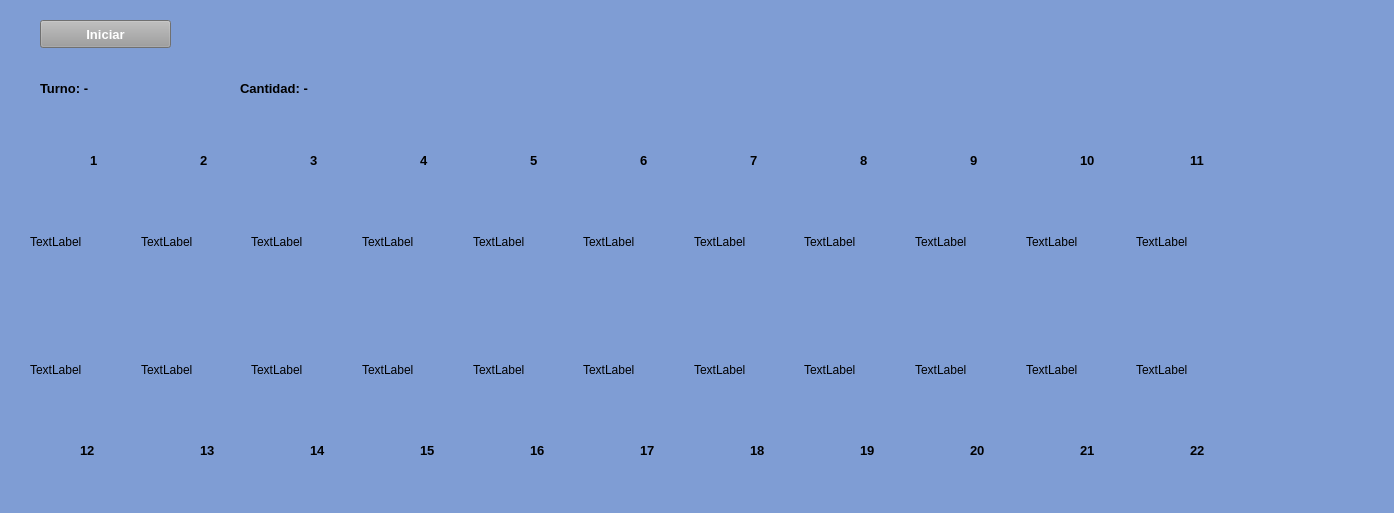
<?xml version="1.0" encoding="UTF-8"?>
<ui version="4.0">
 <class>MainWindow</class>
 <widget class="QMainWindow" name="MainWindow">
  <property name="geometry">
   <rect>
    <x>0</x>
    <y>0</y>
    <width>1394</width>
    <height>513</height>
   </rect>
  </property>
  <property name="windowTitle">
   <string>MainWindow</string>
  </property>
  <property name="styleSheet">
   <string notr="true">background-color: rgb(127, 157, 212);</string>
  </property>
  <widget class="QWidget" name="centralwidget">
   <widget class="QLabel" name="label">
    <property name="geometry">
     <rect>
      <x>40</x>
      <y>80</y>
      <width>251</width>
      <height>16</height>
     </rect>
    </property>
    <property name="font">
     <font>
      <pointsize>10</pointsize>
      <weight>75</weight>
      <bold>true</bold>
     </font>
    </property>
    <property name="text">
     <string>Turno: -</string>
    </property>
   </widget>
   <widget class="QPushButton" name="pushButton">
    <property name="geometry">
     <rect>
      <x>40</x>
      <y>20</y>
      <width>131</width>
      <height>28</height>
     </rect>
    </property>
    <property name="font">
     <font>
      <family>Nirmala UI</family>
      <pointsize>10</pointsize>
      <weight>75</weight>
      <bold>true</bold>
     </font>
    </property>
    <property name="styleSheet">
     <string notr="true">color: rgb(255, 255, 255);
background-color: rgb(157, 157, 157);</string>
    </property>
    <property name="text">
     <string>Iniciar</string>
    </property>
   </widget>
   <widget class="QWidget" name="gridLayoutWidget_2">
    <property name="geometry">
     <rect>
      <x>30</x>
      <y>180</y>
      <width>1211</width>
      <height>251</height>
     </rect>
    </property>
    <layout class="QGridLayout" name="buffer">
     <item row="0" column="7">
      <widget class="QLabel" name="label_9">
       <property name="text">
        <string>TextLabel</string>
       </property>
      </widget>
     </item>
     <item row="0" column="0">
      <widget class="QLabel" name="label_2">
       <property name="text">
        <string>TextLabel</string>
       </property>
      </widget>
     </item>
     <item row="0" column="4">
      <widget class="QLabel" name="label_6">
       <property name="text">
        <string>TextLabel</string>
       </property>
      </widget>
     </item>
     <item row="0" column="8">
      <widget class="QLabel" name="label_10">
       <property name="text">
        <string>TextLabel</string>
       </property>
      </widget>
     </item>
     <item row="0" column="10">
      <widget class="QLabel" name="label_12">
       <property name="text">
        <string>TextLabel</string>
       </property>
      </widget>
     </item>
     <item row="0" column="9">
      <widget class="QLabel" name="label_11">
       <property name="text">
        <string>TextLabel</string>
       </property>
      </widget>
     </item>
     <item row="0" column="1">
      <widget class="QLabel" name="label_3">
       <property name="text">
        <string>TextLabel</string>
       </property>
      </widget>
     </item>
     <item row="0" column="6">
      <widget class="QLabel" name="label_8">
       <property name="text">
        <string>TextLabel</string>
       </property>
      </widget>
     </item>
     <item row="0" column="5">
      <widget class="QLabel" name="label_7">
       <property name="text">
        <string>TextLabel</string>
       </property>
      </widget>
     </item>
     <item row="0" column="2">
      <widget class="QLabel" name="label_4">
       <property name="text">
        <string>TextLabel</string>
       </property>
      </widget>
     </item>
     <item row="0" column="3">
      <widget class="QLabel" name="label_5">
       <property name="text">
        <string>TextLabel</string>
       </property>
      </widget>
     </item>
     <item row="1" column="0">
      <widget class="QLabel" name="label_13">
       <property name="text">
        <string>TextLabel</string>
       </property>
      </widget>
     </item>
     <item row="1" column="1">
      <widget class="QLabel" name="label_14">
       <property name="text">
        <string>TextLabel</string>
       </property>
      </widget>
     </item>
     <item row="1" column="2">
      <widget class="QLabel" name="label_15">
       <property name="text">
        <string>TextLabel</string>
       </property>
      </widget>
     </item>
     <item row="1" column="3">
      <widget class="QLabel" name="label_16">
       <property name="text">
        <string>TextLabel</string>
       </property>
      </widget>
     </item>
     <item row="1" column="4">
      <widget class="QLabel" name="label_17">
       <property name="text">
        <string>TextLabel</string>
       </property>
      </widget>
     </item>
     <item row="1" column="5">
      <widget class="QLabel" name="label_18">
       <property name="text">
        <string>TextLabel</string>
       </property>
      </widget>
     </item>
     <item row="1" column="6">
      <widget class="QLabel" name="label_19">
       <property name="text">
        <string>TextLabel</string>
       </property>
      </widget>
     </item>
     <item row="1" column="7">
      <widget class="QLabel" name="label_20">
       <property name="text">
        <string>TextLabel</string>
       </property>
      </widget>
     </item>
     <item row="1" column="8">
      <widget class="QLabel" name="label_21">
       <property name="text">
        <string>TextLabel</string>
       </property>
      </widget>
     </item>
     <item row="1" column="9">
      <widget class="QLabel" name="label_22">
       <property name="text">
        <string>TextLabel</string>
       </property>
      </widget>
     </item>
     <item row="1" column="10">
      <widget class="QLabel" name="label_23">
       <property name="text">
        <string>TextLabel</string>
       </property>
      </widget>
     </item>
    </layout>
   </widget>
   <widget class="QLabel" name="label_24">
    <property name="geometry">
     <rect>
      <x>240</x>
      <y>80</y>
      <width>251</width>
      <height>16</height>
     </rect>
    </property>
    <property name="font">
     <font>
      <pointsize>10</pointsize>
      <weight>75</weight>
      <bold>true</bold>
     </font>
    </property>
    <property name="text">
     <string>Cantidad: -</string>
    </property>
   </widget>
   <widget class="QLabel" name="label_25">
    <property name="geometry">
     <rect>
      <x>80</x>
      <y>440</y>
      <width>31</width>
      <height>21</height>
     </rect>
    </property>
    <property name="font">
     <font>
      <pointsize>10</pointsize>
      <weight>75</weight>
      <bold>true</bold>
     </font>
    </property>
    <property name="text">
     <string>12</string>
    </property>
   </widget>
   <widget class="QLabel" name="label_26">
    <property name="geometry">
     <rect>
      <x>200</x>
      <y>440</y>
      <width>31</width>
      <height>21</height>
     </rect>
    </property>
    <property name="font">
     <font>
      <pointsize>10</pointsize>
      <weight>75</weight>
      <bold>true</bold>
     </font>
    </property>
    <property name="text">
     <string>13</string>
    </property>
   </widget>
   <widget class="QLabel" name="label_27">
    <property name="geometry">
     <rect>
      <x>310</x>
      <y>440</y>
      <width>31</width>
      <height>21</height>
     </rect>
    </property>
    <property name="font">
     <font>
      <pointsize>10</pointsize>
      <weight>75</weight>
      <bold>true</bold>
     </font>
    </property>
    <property name="text">
     <string>14</string>
    </property>
   </widget>
   <widget class="QLabel" name="label_28">
    <property name="geometry">
     <rect>
      <x>420</x>
      <y>440</y>
      <width>31</width>
      <height>21</height>
     </rect>
    </property>
    <property name="font">
     <font>
      <pointsize>10</pointsize>
      <weight>75</weight>
      <bold>true</bold>
     </font>
    </property>
    <property name="text">
     <string>15</string>
    </property>
   </widget>
   <widget class="QLabel" name="label_29">
    <property name="geometry">
     <rect>
      <x>530</x>
      <y>440</y>
      <width>31</width>
      <height>21</height>
     </rect>
    </property>
    <property name="font">
     <font>
      <pointsize>10</pointsize>
      <weight>75</weight>
      <bold>true</bold>
     </font>
    </property>
    <property name="text">
     <string>16</string>
    </property>
   </widget>
   <widget class="QLabel" name="label_30">
    <property name="geometry">
     <rect>
      <x>640</x>
      <y>440</y>
      <width>31</width>
      <height>21</height>
     </rect>
    </property>
    <property name="font">
     <font>
      <pointsize>10</pointsize>
      <weight>75</weight>
      <bold>true</bold>
     </font>
    </property>
    <property name="text">
     <string>17</string>
    </property>
   </widget>
   <widget class="QLabel" name="label_31">
    <property name="geometry">
     <rect>
      <x>750</x>
      <y>440</y>
      <width>31</width>
      <height>21</height>
     </rect>
    </property>
    <property name="font">
     <font>
      <pointsize>10</pointsize>
      <weight>75</weight>
      <bold>true</bold>
     </font>
    </property>
    <property name="text">
     <string>18</string>
    </property>
   </widget>
   <widget class="QLabel" name="label_32">
    <property name="geometry">
     <rect>
      <x>860</x>
      <y>440</y>
      <width>31</width>
      <height>21</height>
     </rect>
    </property>
    <property name="font">
     <font>
      <pointsize>10</pointsize>
      <weight>75</weight>
      <bold>true</bold>
     </font>
    </property>
    <property name="text">
     <string>19</string>
    </property>
   </widget>
   <widget class="QLabel" name="label_33">
    <property name="geometry">
     <rect>
      <x>970</x>
      <y>440</y>
      <width>31</width>
      <height>21</height>
     </rect>
    </property>
    <property name="font">
     <font>
      <pointsize>10</pointsize>
      <weight>75</weight>
      <bold>true</bold>
     </font>
    </property>
    <property name="text">
     <string>20</string>
    </property>
   </widget>
   <widget class="QLabel" name="label_34">
    <property name="geometry">
     <rect>
      <x>1080</x>
      <y>440</y>
      <width>31</width>
      <height>21</height>
     </rect>
    </property>
    <property name="font">
     <font>
      <pointsize>10</pointsize>
      <weight>75</weight>
      <bold>true</bold>
     </font>
    </property>
    <property name="text">
     <string>21</string>
    </property>
   </widget>
   <widget class="QLabel" name="label_35">
    <property name="geometry">
     <rect>
      <x>1190</x>
      <y>440</y>
      <width>31</width>
      <height>21</height>
     </rect>
    </property>
    <property name="font">
     <font>
      <pointsize>10</pointsize>
      <weight>75</weight>
      <bold>true</bold>
     </font>
    </property>
    <property name="text">
     <string>22</string>
    </property>
   </widget>
   <widget class="QLabel" name="label_36">
    <property name="geometry">
     <rect>
      <x>90</x>
      <y>150</y>
      <width>31</width>
      <height>21</height>
     </rect>
    </property>
    <property name="font">
     <font>
      <pointsize>10</pointsize>
      <weight>75</weight>
      <bold>true</bold>
     </font>
    </property>
    <property name="text">
     <string>1</string>
    </property>
   </widget>
   <widget class="QLabel" name="label_37">
    <property name="geometry">
     <rect>
      <x>200</x>
      <y>150</y>
      <width>31</width>
      <height>21</height>
     </rect>
    </property>
    <property name="font">
     <font>
      <pointsize>10</pointsize>
      <weight>75</weight>
      <bold>true</bold>
     </font>
    </property>
    <property name="text">
     <string>2</string>
    </property>
   </widget>
   <widget class="QLabel" name="label_38">
    <property name="geometry">
     <rect>
      <x>420</x>
      <y>150</y>
      <width>31</width>
      <height>21</height>
     </rect>
    </property>
    <property name="font">
     <font>
      <pointsize>10</pointsize>
      <weight>75</weight>
      <bold>true</bold>
     </font>
    </property>
    <property name="text">
     <string>4</string>
    </property>
   </widget>
   <widget class="QLabel" name="label_39">
    <property name="geometry">
     <rect>
      <x>310</x>
      <y>150</y>
      <width>31</width>
      <height>21</height>
     </rect>
    </property>
    <property name="font">
     <font>
      <pointsize>10</pointsize>
      <weight>75</weight>
      <bold>true</bold>
     </font>
    </property>
    <property name="text">
     <string>3</string>
    </property>
   </widget>
   <widget class="QLabel" name="label_40">
    <property name="geometry">
     <rect>
      <x>530</x>
      <y>150</y>
      <width>31</width>
      <height>21</height>
     </rect>
    </property>
    <property name="font">
     <font>
      <pointsize>10</pointsize>
      <weight>75</weight>
      <bold>true</bold>
     </font>
    </property>
    <property name="text">
     <string>5</string>
    </property>
   </widget>
   <widget class="QLabel" name="label_41">
    <property name="geometry">
     <rect>
      <x>640</x>
      <y>150</y>
      <width>31</width>
      <height>21</height>
     </rect>
    </property>
    <property name="font">
     <font>
      <pointsize>10</pointsize>
      <weight>75</weight>
      <bold>true</bold>
     </font>
    </property>
    <property name="text">
     <string>6</string>
    </property>
   </widget>
   <widget class="QLabel" name="label_42">
    <property name="geometry">
     <rect>
      <x>750</x>
      <y>150</y>
      <width>31</width>
      <height>21</height>
     </rect>
    </property>
    <property name="font">
     <font>
      <pointsize>10</pointsize>
      <weight>75</weight>
      <bold>true</bold>
     </font>
    </property>
    <property name="text">
     <string>7</string>
    </property>
   </widget>
   <widget class="QLabel" name="label_43">
    <property name="geometry">
     <rect>
      <x>860</x>
      <y>150</y>
      <width>31</width>
      <height>21</height>
     </rect>
    </property>
    <property name="font">
     <font>
      <pointsize>10</pointsize>
      <weight>75</weight>
      <bold>true</bold>
     </font>
    </property>
    <property name="text">
     <string>8</string>
    </property>
   </widget>
   <widget class="QLabel" name="label_44">
    <property name="geometry">
     <rect>
      <x>970</x>
      <y>150</y>
      <width>31</width>
      <height>21</height>
     </rect>
    </property>
    <property name="font">
     <font>
      <pointsize>10</pointsize>
      <weight>75</weight>
      <bold>true</bold>
     </font>
    </property>
    <property name="text">
     <string>9</string>
    </property>
   </widget>
   <widget class="QLabel" name="label_45">
    <property name="geometry">
     <rect>
      <x>1080</x>
      <y>150</y>
      <width>31</width>
      <height>21</height>
     </rect>
    </property>
    <property name="font">
     <font>
      <pointsize>10</pointsize>
      <weight>75</weight>
      <bold>true</bold>
     </font>
    </property>
    <property name="text">
     <string>10</string>
    </property>
   </widget>
   <widget class="QLabel" name="label_46">
    <property name="geometry">
     <rect>
      <x>1190</x>
      <y>150</y>
      <width>31</width>
      <height>21</height>
     </rect>
    </property>
    <property name="font">
     <font>
      <pointsize>10</pointsize>
      <weight>75</weight>
      <bold>true</bold>
     </font>
    </property>
    <property name="text">
     <string>11</string>
    </property>
   </widget>
  </widget>
  <widget class="QStatusBar" name="statusbar"/>
 </widget>
 <resources/>
 <connections/>
</ui>
